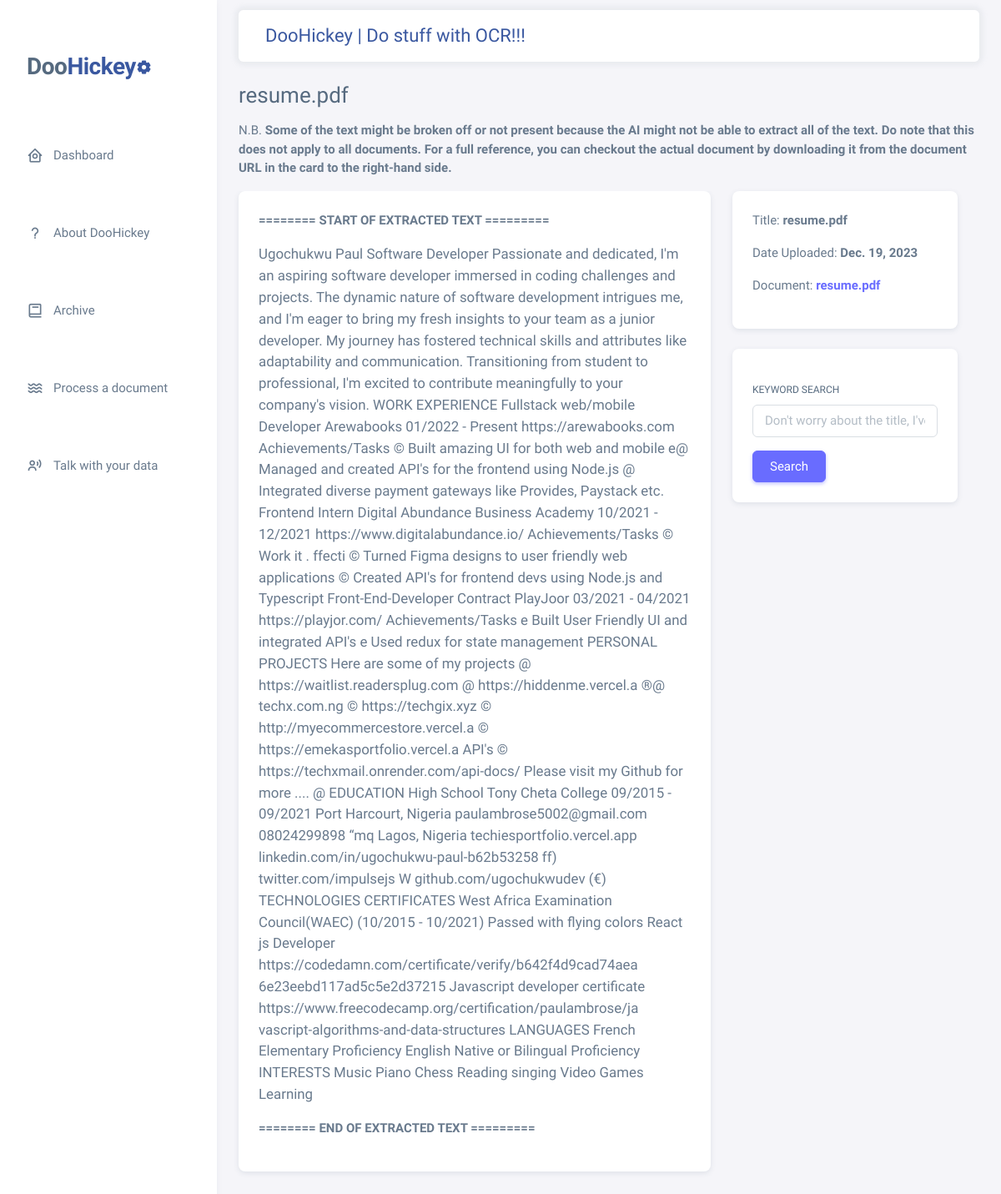
/document/detail/c5d315f4-c24a-4296-8d08-24d649863316, run on the app's committed database.
### core/models.py (models this page shows, shortened)
class Document(models.Model):
    id = models.UUIDField(default=uuid.uuid4, unique=True, primary_key=True)
    title = models.CharField(max_length=200, unique=True)
    publication_date = models.DateField()
    date_uploaded = models.DateField(auto_now_add=True)
    extracted_text = models.TextField(null=True)
    document = models.FileField(upload_to="documents/newspapers")
    processing_status = models.CharField(max_length=200, choices=PROCESS_STATUS)

### core/views.py (the view)
# urls.py: path('document/detail/<str:pk>', views.document_detail, name="document_detail"),
def document_detail(request, pk):
    document = Document.objects.get(id=pk)
    context = {
        'title' : f"Detail | {document.title}",
        'document' : document
    }
    return render(request, 'document_detail.html', context)

### core/context_processors.py (called while the page is built)
def current_path(request):
    return {
        'current_path': request.path,
    }

### templates/document_detail.html (shortened to what this page needs)
{% extends "base.html" %}
{% load static %}
{% block content %}
<div class="container-xxl flex-grow-1 container-p-y">
  <div class="row">
    <div class="">
      <h3>{{ document.title }}</h3>
      <p class="">
        N.B. <span class="fw-bold">Some of the text might be broken off or not present because the AI might not be able to extract all of the text. Do note that this does not apply to all documents. For a full reference, you can checkout the actual document by downloading it from the document URL in the card to the right-hand side.</span>
      </p>
    </div>
    <div class="row">
      <div class="col-md-8 overflow-auto">
        <div class="card mb-4">
          <div class="card-body">
            <div>
              <p class="fw-bold"> ======== START OF EXTRACTED TEXT ========= </p>
              <p class="lead" id="documentText">
                {{ document.extracted_text }}
              </p>
              <p class="fw-bold"> ======== END OF EXTRACTED TEXT ========= </p>
            </div>
          </div>
        </div>
      </div>
      <div class="col-md-4">
        <div class="card mb-4">
          <div class="card-body">
            <p class="">Title: <span class="fw-bold">{{ document.title }}</span></p>
            <p class="">Date Uploaded: <span class="fw-bold">{{ document.date_uploaded }}</span></p>
            <p class="">Document: <span class="fw-bold"><a href="{{ document.document.url }}">{{ document.title }}</a></span></p>
          </div>
        </div>
        <form method="GET" enctype="multipart/form-data" class="sticky-top">
            <div class="">
              <div class="card mb-4">
                <div class="card-body">
                  <div>
                    <label for="defaultFormControlInput" class="form-label mt-3">Keyword Search</label>
                    <input name="keyword" type="text" class="form-control" id="defaultFormControlInput" placeholder="Don't worry about the title, I've got this one" aria-describedby="defaultFormControlHelp" required>
                    <button class="btn btn-primary mt-3" type="button" id="searchButton">Search</button>
                  </div>
                </div>
              </div>
            </div>
        </form>
      </div>
    </div>
  </div>
</div>
{% endblock content %}

### data on the page
Document: title "resume.pdf", extracted_text "Ugochukwu Paul Software Developer Passionate and dedicated, I'm an aspiring software developer immersed in coding challenges and projects. The dynamic nature of software development intrigues me, and I'm eager to bring my fresh insights to your team as a junior developer. My journey has fostered technical skills and attributes like adaptability and communication. Transitioning from student to professional, I'm excited to contribute meaningfully to your company's vision. WORK EXPERIENCE Fullstack web/mobile Developer Arewabooks 01/2022 - Present https://arewabooks.com Achievements/Tasks © Built amazing UI for both web and mobile e@ Managed and created API's for the frontend using Node.js @…", date_uploaded "Dec. 19, 2023"
